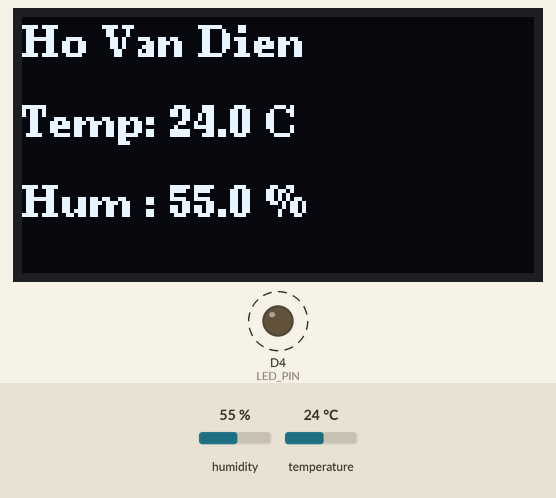
This program was run on a simulated ESP8266 (NodeMCU). Shown: 128×64 one-colour display, output pins drawn as LEDs (lit = HIGH). Dashed ring = blinking. The test bench sets the inputs (shaded band); at power-on: humidity 55 %, temperature 24 °C. What the program prints to the serial monitor is not drawn.

Above: at 6.8 s.
6.9 s: humidity set to 22 %
At 11.8 s:
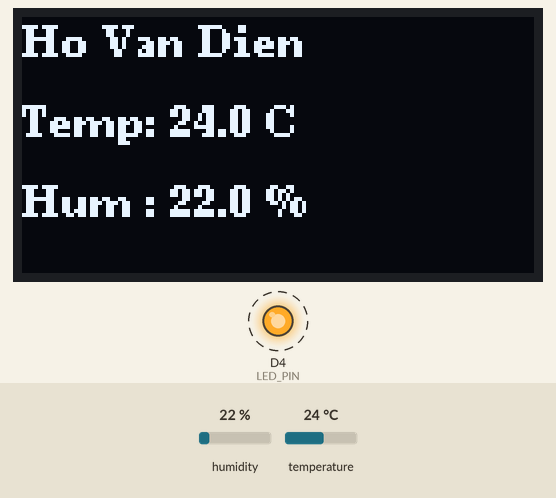
12.2 s: temperature set to 12 °C
At 15.8 s:
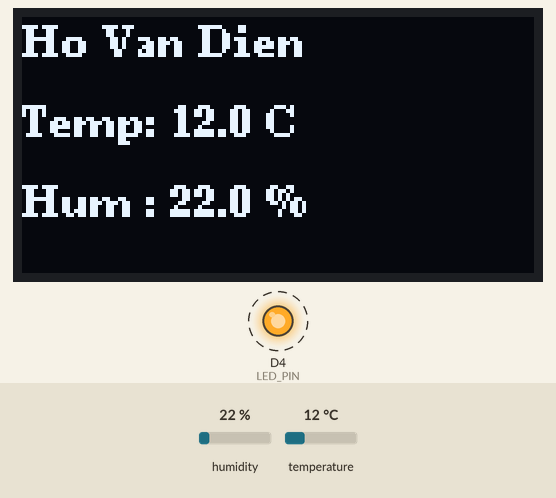
17.5 s: humidity set to 40 %
At 19.8 s:
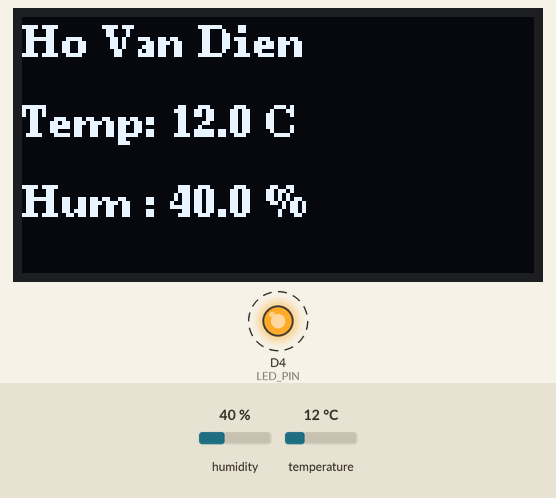
22.8 s: temperature set to 19 °C
Timing chart, 0 to 29.1 s (numbered marks = the images above; inputs shaded):
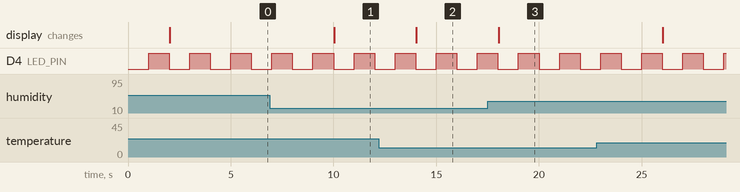

Measured:
- after the input at 6.9 s, the display: changes after 3.1 s (image 1)
- after the input at 12.2 s, the display: changes after 1.8 s (image 2)
- after the input at 17.5 s, the display: changes after 0.53 s (image 3)
- by itself, D4 (LED_PIN): alternates HIGH for 1.0 s and LOW for 1.0 s

The program:

main.cpp
```cpp
#include <Arduino.h>
#include <Wire.h>
#include <U8g2lib.h>
#include <DHT.h>

#define DHTPIN D3
#define DHTTYPE DHT22

#define LED_PIN LED_BUILTIN

DHT dht(DHTPIN, DHTTYPE);

// OLED
U8G2_SSD1306_128X64_NONAME_F_HW_I2C u8g2(U8G2_R0, U8X8_PIN_NONE);

float temperature = 0;
float humidity = 0;

unsigned long previousLedMillis = 0;
unsigned long previousDhtMillis = 0;

bool ledState = false;


// ===== Hàm khởi tạo =====
void setupSystem()
{
  Serial.begin(115200);

  pinMode(LED_PIN, OUTPUT);

  Wire.begin(D2, D1);

  u8g2.begin();

  dht.begin();

  Serial.println("System started");
}


// ===== Hàm đọc DHT =====
void readDHT()
{
  humidity = dht.readHumidity();
  temperature = dht.readTemperature();

  if (isnan(humidity) || isnan(temperature))
  {
    Serial.println("Failed to read from DHT sensor!");
    return;
  }

  Serial.print("Temperature: ");
  Serial.print(temperature);
  Serial.print(" C  ");

  Serial.print("Humidity: ");
  Serial.print(humidity);
  Serial.println(" %");
}


// ===== Hàm nhấp nháy LED =====
void blinkLED()
{
  unsigned long currentMillis = millis();

  if (currentMillis - previousLedMillis >= 1000)
  {
    previousLedMillis = currentMillis;

    ledState = !ledState;

    digitalWrite(LED_PIN, ledState);
  }
}


// ===== Hàm hiển thị OLED =====
void displayOLED()
{
  u8g2.clearBuffer();

  u8g2.setFont(u8g2_font_ncenB08_tr);

  u8g2.drawStr(0,10,"Ho Van Dien");

  char tempStr[20];
  sprintf(tempStr,"Temp: %.1f C",temperature);
  u8g2.drawStr(0,30,tempStr);

  char humStr[20];
  sprintf(humStr,"Hum : %.1f %%",humidity);
  u8g2.drawStr(0,50,humStr);

  u8g2.sendBuffer();
}


void setup()
{
  setupSystem();
}


void loop()
{
  blinkLED();

  unsigned long currentMillis = millis();

  // đọc DHT mỗi 2 giây
  if (currentMillis - previousDhtMillis >= 2000)
  {
    previousDhtMillis = currentMillis;

    readDHT();

    displayOLED();
  }
}
```
